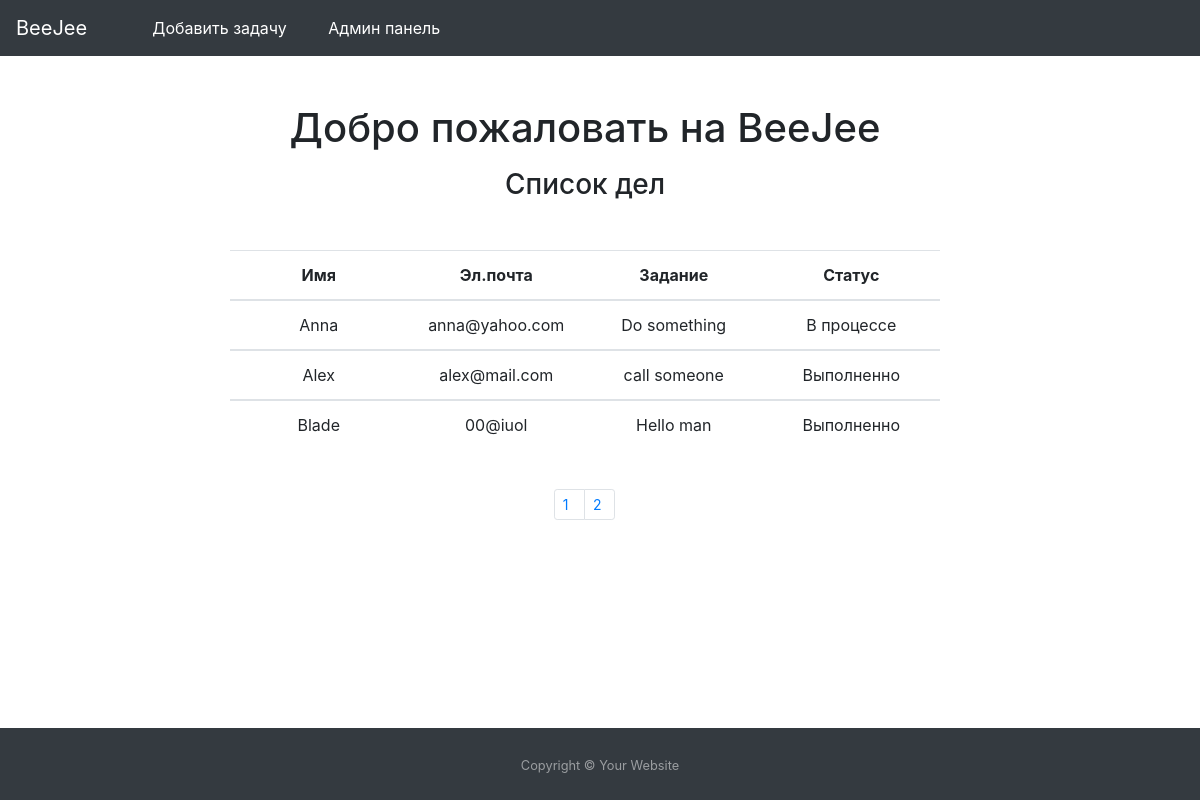
The page / on the database its author committed.
### tables this page shows
CREATE TABLE `tasks` (
  `id` int(11) NOT NULL,
  `name` varchar(255) NOT NULL,
  `email` varchar(255) NOT NULL,
  `content` text NOT NULL,
  `complete` tinyint(1) NOT NULL DEFAULT '0'
);

### core/functions.php (called while the page is built, shortened)
<?php
function select_main ($conn) {
    $offset = 0;
    $sql = "SELECT * FROM tasks ORDER BY id DESC LIMIT 3 OFFSET ".$offset*3;
    $result = mysqli_query($conn, $sql);
    $a = array();
    if (mysqli_num_rows($result) > 0) {
        while($row = $result->fetch_assoc()) {
            $a[] = $row;
        }
    }
    return $a;
}
function pagination_count ($conn) {
    $sql = "SELECT * FROM tasks";
    $result = mysqli_query($conn, $sql);
    $result = mysqli_num_rows($result);
    return ceil($result/3);
}

### index.php (the view, shortened to what this page needs)
<?php
require_once('template/header.php');
require_once('core/functions.php');
$conn = connect();
$data = select_main($conn);
$countPage = pagination_count($conn);
?>
<div class="container text-center">
    <div class="row justify-content-center">
        <div class="col-lg-12 col-md-10 col-sm-12">
            <h1 class="mt-5">Добро пожаловать на BeeJee</h1>
            <h3 class="mt-3 mb-5">Список дел</h3>
        </div>
        <div class="col-lg-8 col-md-10 col-sm-12">
            <?php
                $out = '<table class="table text-center main-table">';
                $out .= "<thead>
                <tr>
                <th onclick='sortTable(0)'>Имя</th>
                <th onclick='sortTable(1)'>Эл.почта</th>
                <th onclick='sortTable(2)'>Задание</th>
                <th onclick='sortTable(1)'>Статус</th>
                </tr>
                </thead>";
                for ($i = 0; $i < count($data); $i++) {
                    $out .= "<tbody><tr>";
                    $out .= "<td>{$data[$i]['name']}</td>";
                    $out .= "<td>{$data[$i]['email']}</td>";
                    $out .= "<td>{$data[$i]['content']}</td>";
                    if ($data[$i]['complete']) {
                        $out .= "<td class='done'></td>";
                    }
                    else {
                        $out .= "<td class='not-done'></td>";
                    }
                    $out .= "</tr></tbody>";
                }
                $out .= '</table>';
                echo "$out";
            ?>
        </div>
    </div>
</div>
<div class="container pagination-container mt-4 mb-5 pb-5">
    <div class="row justify-content-center">
        <div class="col-lg-1 col-md-1 col-sm-1">
            <nav aria-label="Page navigation example">
                <ul class="pagination pagination-sm">
                    <?php
                        for ($i = 0; $i < $countPage; $i++) {
                            $j = $i + 1;
                            echo "<li class='page-item'><a class='page-link' href='./index.php?page={$i}'>{$j}</a></li>";
                        }
                    ?>
                </ul>
            </nav>
        </div>
    </div>
</div>
<?php
require_once('template/footer.php');
?>

### template/header.php (shortened to what this page needs)
<!DOCTYPE html>
<html lang="en">
<head>
    <link rel="stylesheet" href="https://stackpath.bootstrapcdn.com/bootstrap/4.3.1/css/bootstrap.min.css"
>
    <link rel="stylesheet" href="css/style.css">
</head>
<body>
<div class="wrap">
  <div class="contant">
    <header>
    <nav class="navbar navbar-expand-lg navbar-dark bg-dark ">
      <a class="navbar-brand mr-5" href="./">BeeJee</a>
      <div class="collapse navbar-collapse" id="navbarSupportedContent">
        <ul class="navbar-nav mr-auto">
          <li class="nav-item header-nav__li">
            <a class="" href="./messages.php">Добавить задачу</a>
          </li>
          <li class="nav-item header-nav__li">
            <a class="nav-item ml-3" href="./admin.php">Админ панель</a>
          </li>
        </ul>
      </div>
    </nav>
  </header>

### template/footer.php (shortened to what this page needs)
</div>
  <footer  class="py-4 bg-dark text-white-50 mt-5 footer text-center">
    <small>Copyright &copy; Your Website</small>
  </footer>
</div>
</body>
</html>

### css/style.css (style rules this page uses)
* { margin: 0; padding: 0; box-sizing: border-box; width: 100%; }
html { position: relative; min-height: 100%; }
.navbar-brand { width: 100px; }
.header-nav__li { width: 160px; cursor: pointer; }
.header-nav__li a { color: #fff; }
table { table-layout: fixed; width:100% }
td { word-wrap:break-word; }
.footer { position: absolute; margin-top: 40px; bottom: 0; width: 100%; }
.done:before { content: "Выполненно"; }
.not-done::before { content: "В процессе"; }

### rows shown on the page
tasks: name "Anna", email "anna@yahoo.com", content "Do something", complete 0 (drawn)
tasks: name "Alex", email "alex@mail.com", content "call someone", complete 1 (drawn)
tasks: name "Blade", email "00@iuol", content "Hello man", complete 1 (drawn)

### other values the page prints
$j "1"
$j "2"
